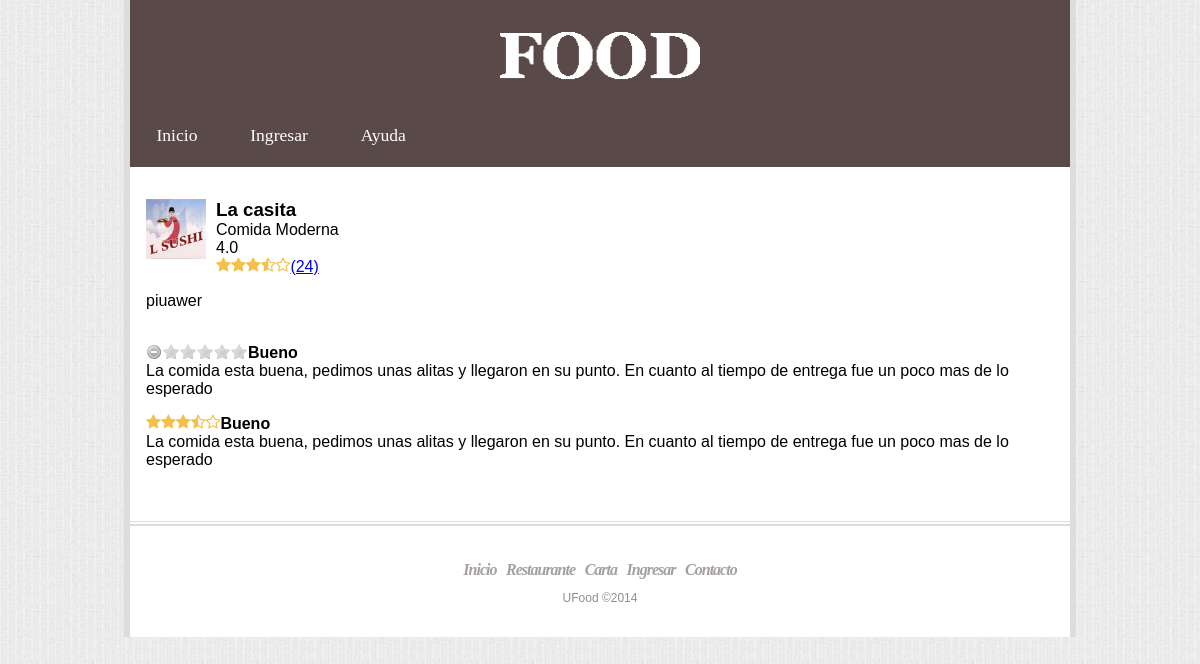
/restaurante/la-casita/, run on the app's committed database.
### restaurante/models.py (models this page shows)
class Restaurante(models.Model):
	nombre = models.CharField(max_length=50)
	descripcion = models.CharField(max_length=200)
	lat_cord = models.DecimalField(max_digits=9, decimal_places=7)
	lon_cord = models.DecimalField(max_digits=9, decimal_places=7)
	direccion = models.CharField(max_length=100)
	codigo_postal = models.PositiveIntegerField()
	telefono = models.CharField(max_length=12)
	tiempo_envio = models.SmallIntegerField()
	logo = models.ImageField(upload_to='logos')
	tipo_comida = models.ForeignKey(Tipo_comida)
 	forma_pago = models.ForeignKey(Forma_pago)
	slug = models.SlugField(max_length=50, unique=True)
	def save(self, *args, **kwargs):
		self.slug = slugify(self.nombre)
		super(Restaurante, self).save(*args, **kwargs)
	def __unicode__(self):
		return self.nombre
	class Meta:
		verbose_name = u'Restaurante'
		verbose_name_plural = u'Restaurantes'
	def _valoracion(self):
		opiniones = Opinion.objects.filter(pedido__restaurante__id = self.id)
		acu = 0
		cont = 0
		if len(opiniones) > 0:
			for opinion in opiniones:
				acu = acu + opinion.puntuacion
				cont = cont + 1
		return acu/float(cont)
	valoracion = property(_valoracion)

class Tipo_comida(models.Model):
	comida = models.CharField(max_length=50)
	slug = models.SlugField(max_length=50, unique=True)
	def save(self, *args, **kwargs):
		self.slug = slugify(self.comida)
		super(Tipo_comida, self).save(*args,**kwargs)
	def __unicode__(self):
		return self.comida
	class Meta:
		verbose_name = u'Tipo de comida'
		verbose_name_plural = u'Tipos de comida'

### pedidos/models.py (models this page shows, shortened)
class Opinion(models.Model):
	puntuacion = models.IntegerField()
	valoracion = models.TextField()
	pedido = models.OneToOneField(Pedido)
	class Meta:
		verbose_name = 'Opinion'
		verbose_name_plural = 'Opiniones'

### restaurante/views.py (the view)
# urls.py: url(r'^restaurante/(?P<slug>[a-zA-Z0-9-]+)/$', RestauranteListView.as_view()),
class RestauranteListView(DetailView):
    context_object_name = "restaurante"
    template_name = "restaurante/restaurante.html"
    def get_object(self):
    	return get_object_or_404(Restaurante, slug=self.kwargs['slug'])

### restaurante/templates/restaurante/restaurante.html (shortened to what this page needs)
{% extends "base.html" %}
{% load static %}

### restaurante/templates/base.html (shortened to what this page needs)
{% spaceless %}
{% load static %}
{% endspaceless %}

### static/css/style.css (style rules this page uses)
html { font-family:sans-serif;-ms-text-size-adjust:100%;-webkit-text-size-adjust:100% }
body { margin:0 }
article,aside,details,figcaption,figure,footer,header,hgroup,main,nav,section,summary { display:block }
a { background:transparent }
b,strong { font-weight:bold }
h1 { font-size:2em;margin:.67em 0 }
img { border:0 }
figure { margin:1em 40px }
[class^="icon-"], [class*=" icon-"] { font-family: 'icomoon'; speak: none; font-style: normal; font-weight: normal; font-variant: normal; text-transform: none; line-height: 1; -webkit-font-smoothing: antialiased; -moz-osx-font-smoothing: grayscale; }
.icon-star-half-full:before { content: "\e600"; }
.icon-star-empty:before { content: "\e601"; }
.icon-star:before { content: "\e602"; }
[class^="icon-star"], [class*=" icon-star"] { color: #f4c04a; }
div, figure { margin: 0px; padding: 0px; }
body { background: url(../images/bg-main.jpg); font-size: 16px; }
footer { background: url("../images/bg-line.png") repeat-x top center; padding: 40px 0 20px 0; margin-top: 20px; }
footer ul { margin: 0; padding: 0; list-style: none; text-align: center; }
footer ul li { display: inline-block; margin: 0em 0.3em; }
footer ul li a { text-decoration: none; color: #A59F9F; font-size: 16px; font-style: italic; font-weight: bold; letter-spacing: -1px; font-family: Georgia, 'Times New Roman', Times, serif; }
footer p#copyright { text-align: center; color: #938d8d; font-size: 12px; }
h1, h2 { font-family: 'Times New Roman', 'Georgia', Times, serif; text-transform: uppercase; font-weight: normal; text-align: center; color: #5d5252; background: url("../images/bg-line.png") repeat-x center; }
header { background: #594948; height: 37px; margin: 0!important; padding-top: 8px; position: fixed; right: 0; top: 0; width: 100%!important; z-index: 100; -webkit-transform: translate3d(0,0,0); -ms-transform: translate3d(0,0,0); }
header h1 { background: url(../images/bg-h1.png) no-repeat center; margin: 0; text-align: center; }
header h1 img { width: 100px; }
header nav { background: #594948; display: none; position: absolute; top: 45px; width: 18em; }
header nav ul { margin: 0; padding: 0em; list-style: none; }
header nav ul li { display: block; padding: 0em; }
header nav ul li a { border-top: solid 1px #6B5C5C; color: #fff; display: block; font-family: Georgia, "Times New Roman"; font-size: 1.1em; line-height: 2em; padding: 0.5em 1.5em; text-decoration: none; }
article.full-rating p { margin-top: 0; }
figure.image-maps { width: 100%; }
figure.restaurant-logo { display: block; height: 60px; width: 60px; }
figure.restaurant-logo img { height: 60px; width: 60px; }
section.restaurant-info { padding: 1em; }
section.restaurant-info figure.restaurant-logo { float: left; }
section.restaurant-info .info { margin-left: 70px; }
section.restaurant-info .info h3 { margin: 0; }
section.restaurant-info .info p { margin: 0; }
#wrapper { background: #fff; max-width: 940px; position: relative; }
.content { padding-top: 45px; position: relative; overflow: auto; }
.select-none { -webkit-user-select: none; -moz-user-select: none; -khtml-user-select: none; -ms-user-select:none; }
@media screen and (min-width: 520px) { #wrapper { border-style: none solid; border-color: #ddd; border-width: 0px 6px; margin: 0 1em; } }
@media screen and (min-width: 1000px) { header { height: auto; padding-top: 2em; position: relative; z-index: 0; } }
@media screen and (min-width: 1000px) { header h1 img { width: 200px; } }
@media screen and (min-width: 1000px) { header nav { display: block; margin: 1em 0; position: relative; top: 0; width: 100%; } }
@media screen and (min-width: 1000px) { header nav ul li { display: inline-block; } }
@media screen and (min-width: 1000px) { header nav ul li a { border: none; line-height: 45px; } }
@media screen and (min-width: 1000px) { section { overflow: hidden; } }
@media screen and (min-width: 1000px) { .content { padding: 0; position: relative; } }
@media screen and (min-width: 1000px) { #wrapper { margin: 0 auto; } }

### data on the page
Restaurante: nombre+tipo_comida+id (picture), nombre+tipo_comida+id "Inicio Ingresar Ayuda La casita Comida Moderna 4.0 (24) piuawer Bueno La comida esta buena, pedimos unas alitas y llegaron en su punto. En cuanto al tiempo de entrega fue un poco mas de lo esperado Bueno La comida esta buena, pedimos unas alitas y llegaron en su punto. En cuanto al tiempo de entrega fue un poco mas de lo esperado Inicio Restaurante Carta Ingresar Contacto UFood ©2014"
